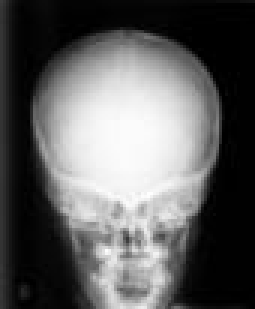
#> input picture irma100/HEA_2971.jpg, 85 x 103 px (shown 3 times larger)
$ python gabor.py   (older library calls are emulated)
#> lines starting #> are read from the running program, lines starting #| are printed output that depends on the picture
#> further down, image is the input picture: shape (103, 85, 3); min 0, max 254, mean 94.7
# encoding: utf-8
# gabor.py
# 2012-3-8
# Eiichiro Momma
__author__ = 'momma'
import numpy as np
import cv2 as cv
def mkKernel(ks, sig, th , lm, ps):
    if not ks%2:
        exit(1)
    hks = ks/2
    theta = th * np.pi/180.
    psi = ps * np.pi/180.
    xs=np.linspace(-1.,1.,ks)
    ys=np.linspace(-1.,1.,ks)
    lmbd = np.float(lm)
    x,y = np.meshgrid(xs,ys)
    sigma = np.float(sig)/ks
    x_theta = x*np.cos(theta)+y*np.sin(theta)
    y_theta = -x*np.sin(theta)+y*np.cos(theta)
    return np.array(np.exp(-0.5*(x_theta**2+y_theta**2)/sigma**2)*np.cos(2.*np.pi*x_theta/lmbd + psi),dtype=np.float32)

src_f = 0

kernel_size = 20
pos_sigma = 5
pos_lm = 50
pos_th = 0
pos_psi = 90

def Process():
    sig = pos_sigma
    lm = 0.5+pos_lm/100.
    th = pos_th
    ps = pos_psi
    kernel = mkKernel(kernel_size, sig, th, lm, ps )
    kernelimg = kernel/2.+0.5
    global src_f
    dest = cv.filter2D(src_f, cv.CV_32F,kernel)
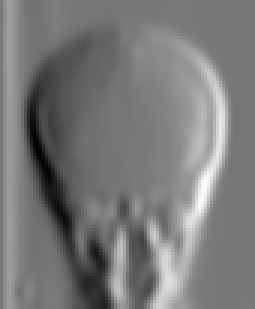
#> dest: shape (103, 85) float32 (shown 3 times larger); min -4.61, max 5.22, mean 0.0775; drawn with min black and max white
    cv.imshow('Process window', dest)
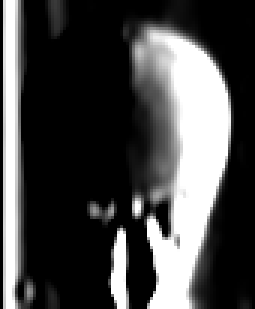
#> window 'Process window': shape (103, 85) (shown 3 times larger); min 0, max 255, mean 71.6
    cv.imshow('Kernel', cv.resize(kernelimg, (kernel_size*20,kernel_size*20)))
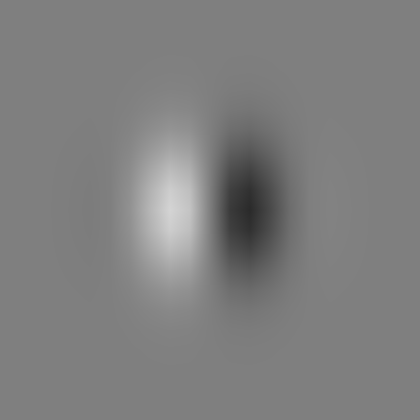
#> window 'Kernel': shape (420, 420) float32; min 0.168, max 0.832, mean 0.5
    cv.imshow('Mag', np.power(dest,2))
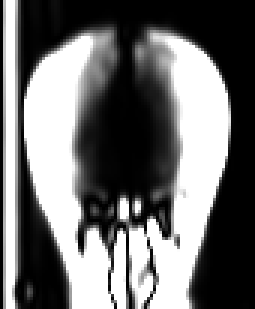
#> window 'Mag': shape (103, 85) (shown 3 times larger); min 0, max 255, mean 111.4

def cb_sigma(pos):
    global pos_sigma
    if pos > 0:
        pos_sigma = pos
    else:
        pos_sigma = 1
    Process()

def cb_lm(pos):
    global pos_lm
    pos_lm = pos
    Process()

def cb_th(pos):
    global pos_th
    pos_th = pos
    Process()

def cb_psi(pos):
    global pos_psi
    pos_psi = pos
    Process()

if __name__ == '__main__':
    image = cv.imread("irma100/HEA_2971.jpg",1);
    cv.imshow('Src',image)
    src = cv.cvtColor(image, cv.COLOR_BGR2GRAY)
        #global src_f
    src_f = np.array(src, dtype=np.float32)
    src_f /= 255.
    if not kernel_size%2:
        kernel_size += 1

    cv.namedWindow('Process window',1)
    cv.createTrackbar('Sigma','Process window',pos_sigma,kernel_size,cb_sigma)
    cv.createTrackbar('Lambda', 'Process window', pos_lm, 100, cb_lm)
    cv.createTrackbar('Phase', 'Process window', pos_th, 180, cb_th)
    cv.createTrackbar('Psi', 'Process window', pos_psi, 360, cb_psi)
    Process()
    cv.waitKey(0)
    cv.destroyAllWindows()
